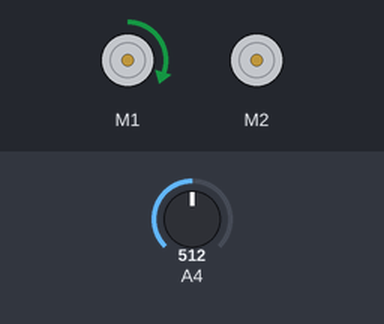
The sketch below on a simulated Arduino Uno, built with avr-gcc and run on an emulated ATmega328P. On the bench: 2 × DC motor (green arrow = forward, orange = backward, longer = faster). The test bench sets the inputs (shaded band); at power-on: A4 = 512. What the sketch prints to the serial monitor is not drawn.

Above: at 1.2 s.
1.3 s: A4 set to 533
2.8 s: A4 set to 563
At 3.6 s:
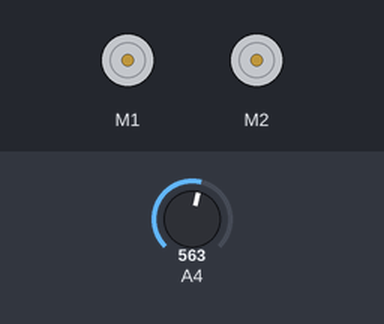
4.3 s: A4 set to 511
At 4.7 s:
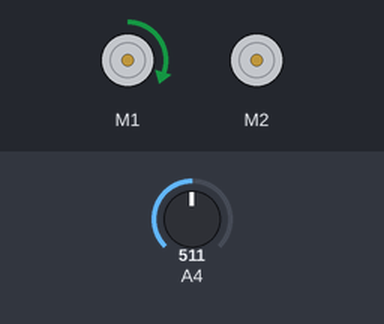
7.3 s: A4 set to 489
9.5 s: A4 set to 459
At 9.9 s:
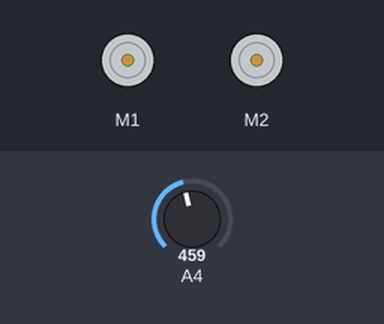
11.0 s: A4 set to 716
At 12.2 s:
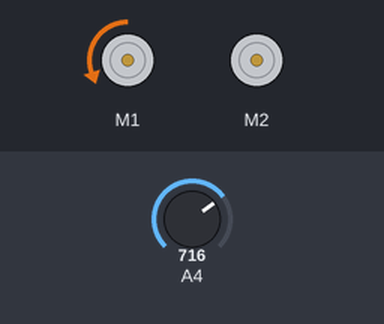
Timing chart, 0 to 13.5 s (numbered marks = the images above; inputs shaded):
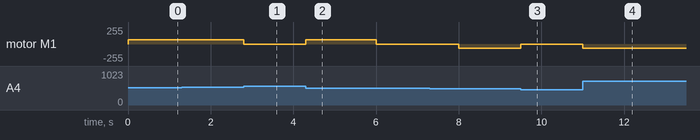

Measured:
- the behaviour switches between 549 and 550 on A4 (found by bisection; images 0 and 1)
- the behaviour switches between 475 and 474 on A4 (found by bisection; images 2 and 3)
- after the input at 2.8 s, motor M1: forward 63/255 → stopped at once
- after the input at 4.3 s, motor M1: stopped → forward 63/255 at once, → stopped 1.7 s later
- after the input at 9.5 s, motor M1: backward 63/255 → stopped at once
- after the input at 11.0 s, motor M1: stopped → backward 63/255 at once

The sketch:

Tow_tank_controller.ino
```cpp
#include <DualVNH5019MotorShield.h>


DualVNH5019MotorShield md;
double offsetVoltage;
double RPM;
const double V2RPM = 0.00225;
const double VEL2RPM = 324.676;
double velocity;
int loopStart;

void stopIfFault()
{
  if (md.getM1Fault())
  {
    Serial.println("M1 fault");
    while(1);
  }
  if (md.getM2Fault())
  {
    Serial.println("M2 fault");
    while(1);
  }
}

double velocityControl(double desiredV, DualVNH5019MotorShield motorDriver){
  double offsetVoltage;
  double RPM;
  const double V2RPM = 0.00225;
  const double VEL2RPM = 324.676;
  double velocity;

  offsetVoltage = analogRead(4)*5.0/1024.0 - 2.5;

  RPM = (offsetVoltage*4.0)/V2RPM;

  velocity = RPM/VEL2RPM;

  if(desiredV > 0){
    if(desiredV > velocity){
      motorDriver.setM1Speed(100);


      Serial.print("F ");
      Serial.println(velocity);
    }
    else{
      motorDriver.setBrakes(0,0);
      Serial.print("C ");
      Serial.println(velocity);
    }
  }


  if(desiredV < 0){
    if(desiredV < velocity){
      motorDriver.setM1Speed(-100);
      Serial.print("B ");
      Serial.println(velocity);
    }
    else{
      Serial.print("C ");
      Serial.println(velocity);
      motorDriver.setBrakes(0,0);
    }
  }


}

void setup()
{
  Serial.begin(115200);
  Serial.println("Dual VNH5019 Motor Shield");
  md.init();

}

void loop()
{
  for(int i = 0; i < 10; i++){
  loopStart = millis();
  while((millis() - loopStart) < 6000)
  {
    velocityControl(1.00, md);
  }

  md.setBrakes(400,400);
  delay(2000);

  loopStart = millis();
  while((millis() - loopStart) < 6000)
  {
    velocityControl(-1.00, md);
  }

  md.setBrakes(400,400);
  delay(2000);
  }

}
```
